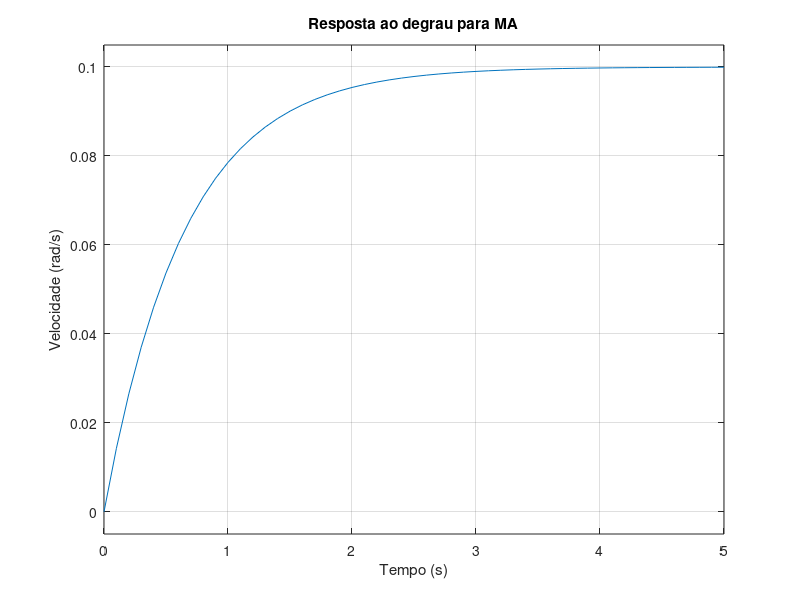
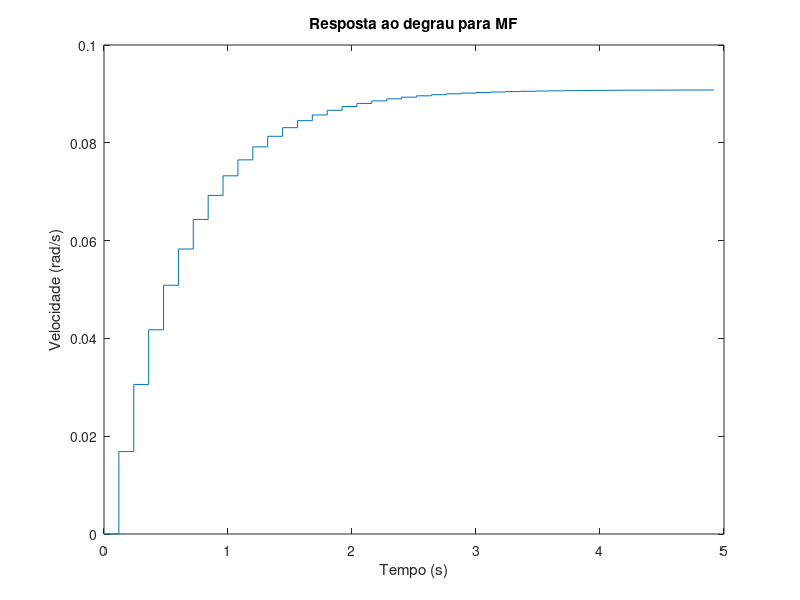
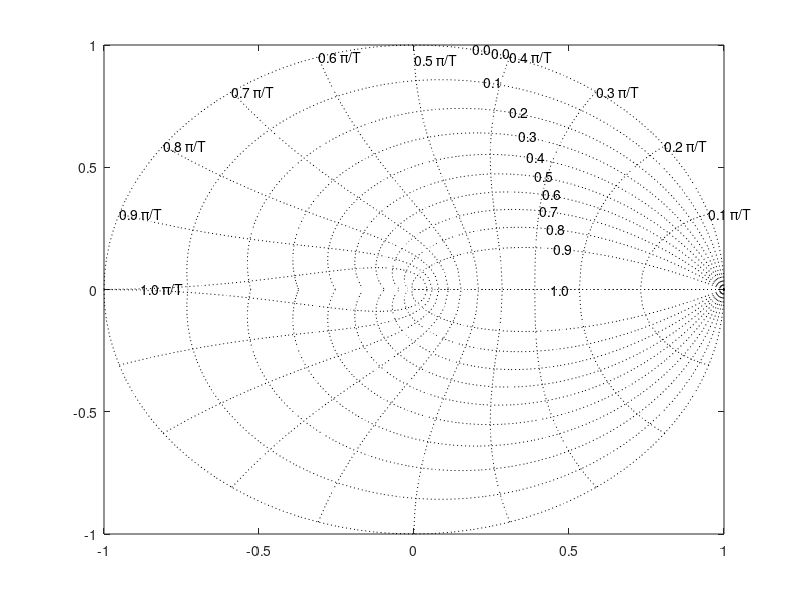

Recreate these plots in MATLAB, in order. (Note: this script raises an error after producing the figures.)
% Controle Digital
%
% Exemplo de projeto de controlador digital pelo lugar das raizes:
% Sistema motor cc;
% No domínio 's', H(s) = K/(Js + b) * (Ls + R) + K^2;

close all; clear all; clc;

%% Escolha do periodo de amostragem:
J = 0.01;
b = 0.1;
K = 0.01;
R = 1;
L = 0.5;

%% Modelo discreto do PROCESSO:

% Processo instavel em MA:
num=K;
den = [(J * L) + (J * R + L * b) (b * R + K ^ 2)];
Gps = tf(num, den);


% Resposta continua em malha aberta
figure; step(Gps, 0:0.1:5);
xlabel('Tempo (s)'); ylabel('Velocidade (rad/s)');
title('Resposta ao degrau para MA');

% Periodo de amostragem
T = 0.12;

% Planta discreta:
Gz = c2d(Gps, T, 'zoh');
zpk(Gz);

% Resposta discreta em malha fechada
sys = feedback(Gz, 1);
[y, t] = step(sys, 5);
figure; stairs(t,y);
xlabel('Tempo (s)'); ylabel('Velocidade (rad/s)');
title('Resposta ao degrau para MF');

%% Especificacoes de desempenho:

Mpmax = 10; % percentual de overshoot
ts = 1.14; % tempo de subida
ta = 5; % tempo de acomodacao

% Regioes que atendem as especificacoes:
zetamin = 0.6*(1 - Mpmax/100) % taxa de amortecimento
wnmin = 1.8/ts % frequencia natural
zetawnmin = 4.6/ta % zeta*wn, em que wn esta em rad/s

% Especificacoes (um pouco mais rigoross que valores minimos) que atendem regioes:
zeta = 0.55
wn = 6.0*T % em rad
zeta*wn/T % Observe que  esse valor deve ser > zetawnmin calculado acima
r0 = exp(-zeta*wn) % a regiao interna a esse raio delimita o ta minimo

%% Projeto direto:

% Projeto digital usando lugar das raizes:
figure; zgrid; % referencia do grid

%% 1) Considerando compensador estatico:
K = [0:0.001:50];
figure; rlocus(Gz, K); zgrid(zeta, wn); hold on; plotcircle(0,0,r0,'k-.')
Kc1 = 8;
[Kc1, raizes1] = rlocfind(Gz)
figure; bode(Gz*Kc1); grid on;
% Simulacao da resposta ao degrau em MF
Tz1 = feedback(Gz*Kc1,1);
zpk(Tz1)
figure; step(Tz1); grid on;
figure(5); Tuz1 = Kc1/(1+Gz*Kc1); step(Tuz1); grid;

%% 2) PI:
zc = 0.9; % zero do controlador
Dz = tf([1 -zc], [1 -1], T);

figure; rlocus(Gz*Dz, K); zgrid(zeta, wn); hold on; plotcircle(0,0,r0,'k-.')
[Kc2, raizes2] = rlocfind(Gz*Dz)
 Kc2 = 20;
figure; bode(Gz*Dz*Kc2); grid on;
figure; nyquist(Gz*Dz*Kc2); grid on;
% Simulacao da resposta ao degrau em MF
Tz2 = feedback(Gz*Dz*Kc2,1);
zpk(Tz2)
figure; step(Tz2);grid on;
figure(5); Tuz2 = Kc2*Dz/(1+Gz*Kc2*Dz); step(Tuz2); grid;
